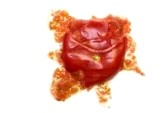
#> input picture app/CSS/images/813562-smash-tomato.jpg, 168 x 113 px
$ python -i thumbnail.py   (imports and definitions only)   (Python 2 division)   (older library calls are emulated)
#> lines starting #> are read from the running program, lines starting #| are printed output that depends on the picture
import os
import Image
from django.template import Library

# [1 line that did not run here, left out]

def thumbnail(path, size='104x104'):

	#THIS NEEDS TO BE SWITCHED OUT!!!!!
#> called with path = '../CSS/images/813562-smash-tomato.jpg', size = '104x104'
    path = path.replace("http://localhost:8000","/Users/corygwin/django/tomcookery")
    # BAD!!!!!!!

    # defining the size
    x, y = [int(x) for x in size.split('x')]
    # defining the filename and the miniature filename
    filehead, filetail = os.path.split(path)
    basename, format = os.path.splitext(filetail)
    miniature = basename + '_' + size + format
    filename = path

    miniature_filename = os.path.join(filehead, miniature)
    filehead, filetail = os.path.split(path)
    miniature_url = filehead + '/' + miniature
    if os.path.exists(miniature_filename) and os.path.getmtime(filename)>os.path.getmtime(miniature_filename):
        os.unlink(miniature_filename)
    # if the image wasn't already resized, resize it
    if not os.path.exists(miniature_filename):
        image = Image.open(filename)
#> image is the input picture: PIL image 168x113 RGB; mean R, G, B 238.1, 203.9, 193.2
        image.thumbnail([x, y], Image.ANTIALIAS)
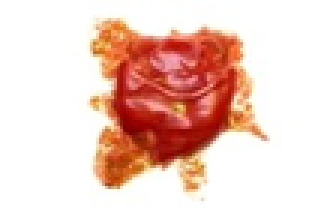
#> image: PIL image 104x70 RGB (shown 3 times larger); mean R, G, B 238, 203.9, 193.2
        try:
            image.save(miniature_filename, image.format, quality=90, optimize=1)
        except:
            image.save(miniature_filename, image.format, quality=90)
    #THIS NEEDS TO BE SWITCHED OUT!!!!!
	miniature_url = miniature_url.replace("/Users/corygwin/django/tomcookery","http://localhost:8000")
	# BAD!!!!!!!

    return miniature_url.replace("/Users/corygwin/django/tomcookery","http://localhost:8000")

# [1 line not run here, left out]

>>> result = thumbnail('../CSS/images/813562-smash-tomato.jpg')
